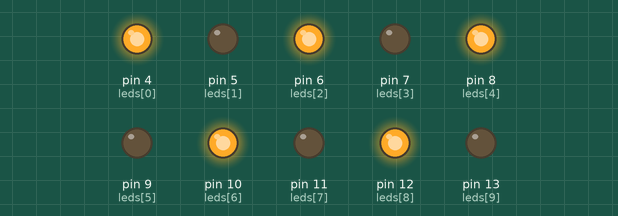
Bench run of a sketch on a simulated Arduino Uno, built with avr-gcc and run on an emulated ATmega328P. Parts: output pins drawn as LEDs (lit = HIGH).

Above: at 0.2 s.
At 1.7 s:
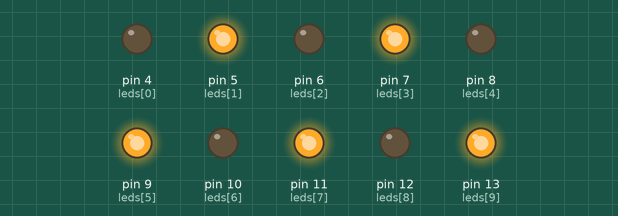
Timing chart, 0 to 3.0 s (numbered marks = the images above):
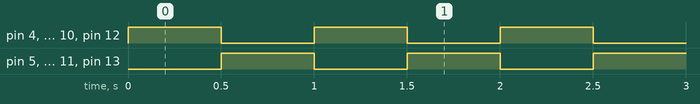

Measured:
- by itself, pin 4 (leds[0]), pin 5 (leds[1]), pin 6 (leds[2]), pin 7 (leds[3]), pin 8 (leds[4]), pin 9 (leds[5]), pin 10 (leds[6]), pin 11 (leds[7]), pin 12 (leds[8]), pin 13 (leds[9]): alternates HIGH for 0.50 s and LOW for 0.50 s

The sketch:

code.ino
```cpp
const int LEDS = 10;
const int leds[LEDS] = {4, 5, 6, 7, 8, 9, 10, 11, 12, 13};

void setup() {
  for (int i = 0; i < LEDS; i++) {
        pinMode(leds[i], OUTPUT);
        digitalWrite(leds[i], LOW);
  }
}

void loop() {
    // Encender leds impares
  for (int i = 0; i < LEDS; i += 2) {
        digitalWrite(leds[i], HIGH);
  }
    // Apagar leds pares
  for (int i = 1; i < LEDS; i += 2) {
        digitalWrite(leds[i], LOW);
  }
    delay(500);

    // Encender leds pares
  for (int i = 1; i < LEDS; i += 2) {
        digitalWrite(leds[i], HIGH);
  }
    // Apagar LEDs impares
  for (int i = 0; i < LEDS; i += 2) {
        digitalWrite(leds[i], LOW);
  }
    delay(500);
}
```
